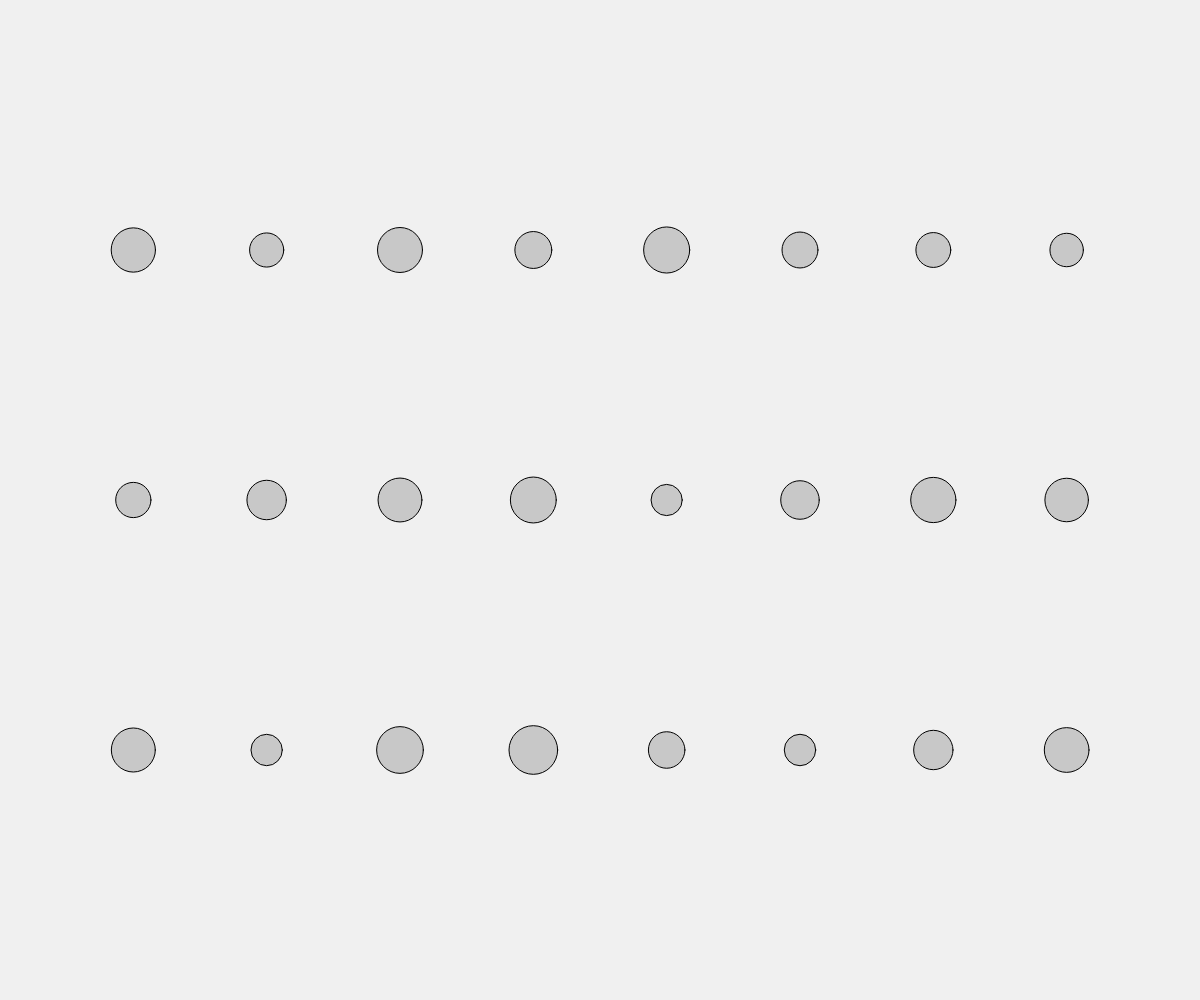
Frame 1 (no input)
Frame 60 (no input): identical to frame 1, image omitted
Frame 120 (the mouse pressed at the canvas centre since frame 60): identical to frame 1, image omitted

The p5.js sketch that drew this single still picture (run headless with seeded random() and noise() and a simulated clock; from frame 60 on, the mouse is pressed at the canvas centre):

// p5.js sketch
// ── sketch.js
let x
let y

function setup() {
  createCanvas(windowWidth, windowHeight);
  background(240)
  fill(200,200,200)
  for(y = 1;y<4;y+=1){
    for(x = 1;x<9;x+=1){
    
    ellipse(windowWidth/9*x,windowHeight/4*y,random(30,50))
    }
    }
  }

function draw(){
 
  

}


function windowResized(){
  resizeCanvas(windowWidth, windowHeight)
}
